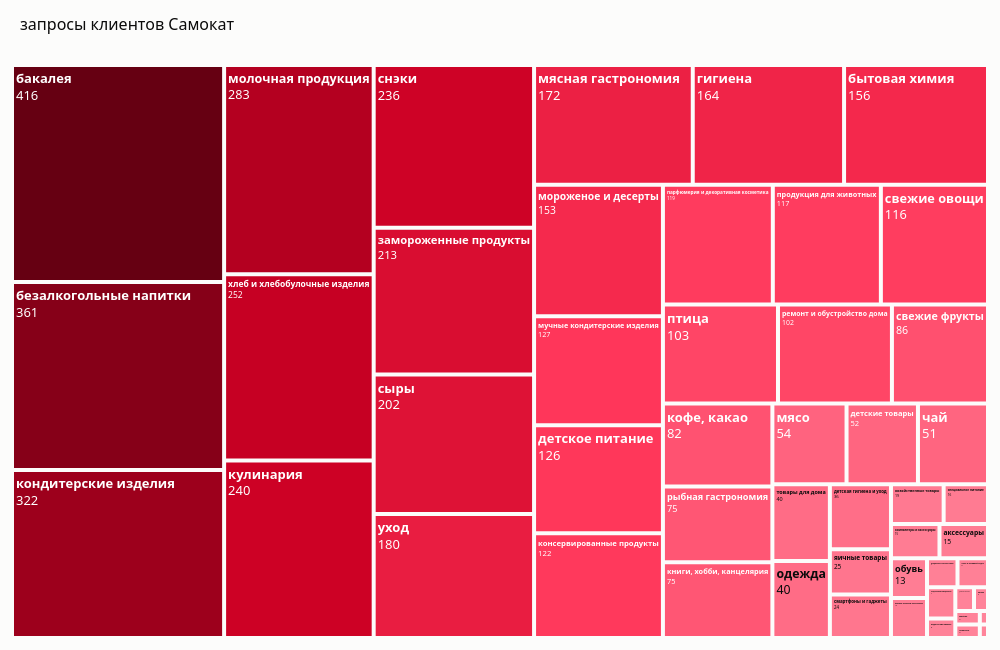

Write notebook code for a chart like this one.
### Code cell
import plotly.graph_objects as go
import plotly.colors as pc

df_plot = category_counts.sort_values(ascending=False).reset_index()
df_plot.columns = ['category1_name', 'count']

brand_colorscale = [
    [0.00, "#FFFFFF"],   
    [0.01, "#FF8FA3"],  
    [0.35, "#FF3357"],
    [0.60, "#CC0024"],
    [0.80, "#99001B"],
    [1.00, "#660012"],   
]

norm = (df_plot['count'] - df_plot['count'].min()) / (df_plot['count'].max() - df_plot['count'].min())
norm = 0.05 + 0.95 * norm

tile_colors = pc.sample_colorscale(brand_colorscale, norm.tolist())

def luminance(rgb_str):
    r, g, b = [int(v) for v in rgb_str.strip('rgb()').split(',')]
    return 0.2126 * r + 0.7152 * g + 0.0722 * b

text_colors = ['#ffffff' if luminance(c) < 140 else '#0b0b0b' for c in tile_colors]

fig = go.Figure(go.Treemap(
    labels=df_plot['category1_name'],
    parents=[''] * len(df_plot),
    values=df_plot['count'],
    marker=dict(colors=tile_colors, line=dict(width=2, color='#fcfcfb'), pad=dict(t=6, l=3, r=3, b=3)),
    text=[f'{c:,}' for c in df_plot['count']],
    texttemplate='<b>%{label}</b><br>%{text}',
    textfont=dict(family='system-ui, -apple-system, "Segoe UI", sans-serif', size=13, color=text_colors),
    hovertemplate='<b>%{label}</b><br>запросов: %{value:,}<extra></extra>',
    tiling=dict(pad=2),
))

fig.update_layout(
    title=dict(
        text='запросы клиентов Самокат',
        font=dict(size=16, color='#0b0b0b'),
        x=0.02, xanchor='left',
    ),
    paper_bgcolor='#fcfcfb',
    font=dict(family='system-ui, -apple-system, "Segoe UI", sans-serif'),
    margin=dict(l=10, r=10, t=60, b=10),
    height=650, width=1000,
)

fig.show()

### Figure 1 — Plotly figure (JSON) as saved in the notebook; plotly's stock layout.template omitted (floating-point values rounded to 4 significant figures)
{"data": [{"hovertemplate": "<b>%{label}</b><br>запросов: %{value:,}<extra></extra>", "labels": ["бакалея", "безалкогольные напитки", "кондитерские изделия", "молочная продукция", "хлеб и хлебобулочные изделия", "кулинария", "снэки", "замороженные продукты", "сыры", "уход", "мясная гастрономия", "гигиена", "бытовая химия", "мороженое и десерты", "мучные кондитерские изделия", "детское питание", "консервированные продукты", "парфюмерия и декоративная косметика", "продукция для животных", "свежие овощи", "птица", "ремонт и обустройство дома", "свежие фрукты", "кофе, какао", "рыбная гастрономия", "книги, хобби, канцелярия", "мясо", "детские товары", "чай", "товары для дома", "одежда", "детская гигиена и уход", "яичные товары", "смартфоны и гаджеты", "хозяйственные товары", "специальное питание", "компьютеры и аксессуары", "аксессуары", "обувь", "бытовая техника и электроника", "праздничные и сезонные товары", "спорт и активный отдых", "посуда и кухонные принадлежности", "бады и витамины", "автомобильные товары и запчасти", "аптека", "мебель", "алкоголь", "товары для взрослых", "маркетинг товары промо"], "marker": {"colors": ["rgb(102, 0, 18)", "rgb(134, 0, 24)", "rgb(157, 0, 28)", "rgb(180, 0, 32)", "rgb(198, 0, 35)", "rgb(205, 1, 37)", "rgb(206, 2, 38)", "rgb(217, 13, 49)", "rgb(222, 18, 54)", "rgb(233, 29, 65)", "rgb(236, 32, 68)", "rgb(240, 36, 72)", "rgb(244, 40, 76)", "rgb(245, 41, 77)", "rgb(255, 54, 90)", "rgb(255, 55, 90)", "rgb(255, 57, 92)", "rgb(255, 59, 94)", "rgb(255, 60, 95)", "rgb(255, 61, 95)", "rgb(255, 69, 102)", "rgb(255, 70, 102)", "rgb(255, 80, 111)", "rgb(255, 82, 113)", "rgb(255, 86, 116)", "rgb(255, 86, 116)", "rgb(255, 99, 127)", "rgb(255, 101, 128)", "rgb(255, 101, 128)", "rgb(255, 108, 134)", "rgb(255, 108, 134)", "rgb(255, 110, 136)", "rgb(255, 117, 142)", "rgb(255, 118, 142)", "rgb(255, 121, 145)", "rgb(255, 123, 146)", "rgb(255, 124, 147)", "rgb(255, 124, 147)", "rgb(255, 125, 148)", "rgb(255, 125, 148)", "rgb(255, 128, 150)", "rgb(255, 128, 150)", "rgb(255, 128, 150)", "rgb(255, 130, 152)", "rgb(255, 130, 153)", "rgb(255, 131, 153)", "rgb(255, 131, 153)", "rgb(255, 131, 153)", "rgb(255, 132, 154)", "rgb(255, 132, 154)"], "line": {"color": "#fcfcfb", "width": 2}, "pad": {"b": 3, "l": 3, "r": 3, "t": 6}}, "parents": ["", "", "", "", "", "", "", "", "", "", "", "", "", "", "", "", "", "", "", "", "", "", "", "", "", "", "", "", "", "", "", "", "", "", "", "", "", "", "", "", "", "", "", "", "", "", "", "", "", ""], "text": ["416", "361", "322", "283", "252", "240", "236", "213", "202", "180", "172", "164", "156", "153", "127", "126", "122", "119", "117", "116", "103", "102", "86", "82", "75", "75", "54", "52", "51", "40", "40", "36", "25", "24", "19", "16", "15", "15", "13", "13", "8", "8", "8", "5", "4", "3", "3", "3", "1", "1"], "textfont": {"color": ["#ffffff", "#ffffff", "#ffffff", "#ffffff", "#ffffff", "#ffffff", "#ffffff", "#ffffff", "#ffffff", "#ffffff", "#ffffff", "#ffffff", "#ffffff", "#ffffff", "#ffffff", "#ffffff", "#ffffff", "#ffffff", "#ffffff", "#ffffff", "#ffffff", "#ffffff", "#ffffff", "#ffffff", "#ffffff", "#ffffff", "#ffffff", "#ffffff", "#ffffff", "#0b0b0b", "#0b0b0b", "#0b0b0b", "#0b0b0b", "#0b0b0b", "#0b0b0b", "#0b0b0b", "#0b0b0b", "#0b0b0b", "#0b0b0b", "#0b0b0b", "#0b0b0b", "#0b0b0b", "#0b0b0b", "#0b0b0b", "#0b0b0b", "#0b0b0b", "#0b0b0b", "#0b0b0b", "#0b0b0b", "#0b0b0b"], "family": "system-ui, -apple-system, \"Segoe UI\", sans-serif", "size": 13}, "texttemplate": "<b>%{label}</b><br>%{text}", "tiling": {"pad": 2}, "type": "treemap", "values": [416, 361, 322, 283, 252, 240, 236, 213, 202, 180, 172, 164, 156, 153, 127, 126, 122, 119, 117, 116, 103, 102, 86, 82, 75, 75, 54, 52, 51, 40, 40, 36, 25, 24, 19, 16, 15, 15, 13, 13, 8, 8, 8, 5, 4, 3, 3, 3, 1, 1]}], "layout": {"font": {"family": "system-ui, -apple-system, \"Segoe UI\", sans-serif"}, "height": 650, "margin": {"b": 10, "l": 10, "r": 10, "t": 60}, "paper_bgcolor": "#fcfcfb", "title": {"font": {"color": "#0b0b0b", "size": 16}, "text": "запросы клиентов Самокат", "x": 0.02, "xanchor": "left"}, "width": 1000}}
